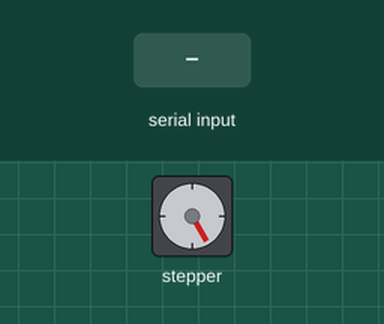
Recording of a sketch running on a simulated Arduino Uno, built with avr-gcc and run on an emulated ATmega328P. Parts: stepper motor. The inputs (shaded band) are chosen by the test bench. Stepper angles assume 12 steps per turn.

Above: at 0.4 s.
At 1.59 s:
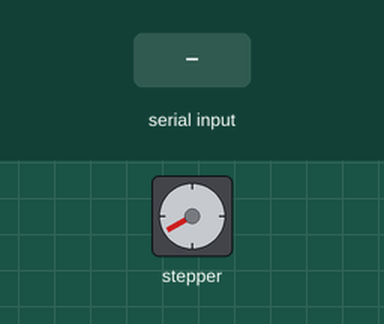
1.6 s: byte 30 received over Serial
At 2.6 s:
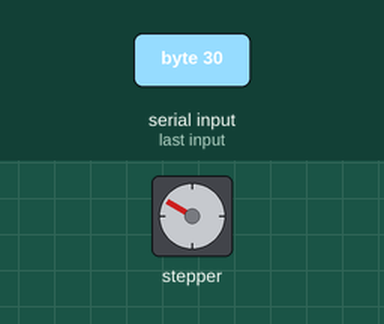
Timing chart, 0 to 10.6 s (numbered marks = the images above; inputs shaded):
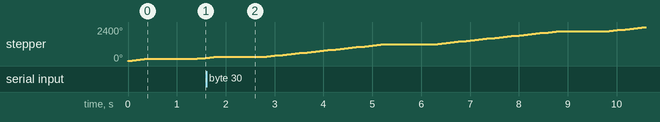

The sketch:

ArdStepper.ino
```cpp
#include <Stepper.h>

int stepsPerRev = 12;  //number of steps per revolution
Stepper Step(stepsPerRev, 8, 9, 10, 11); // pin initialization
int n=5;  //initial value of 'n'- number of times to actuate the stepper at 30 degree

void setup()
{
  Serial.begin(9600);
}

void loop()
{
  Step.setSpeed(60);
  Step.step(n);
  if(Serial.available())
  {
    n=Serial.read();
  }
  delay(1000);
}
```
